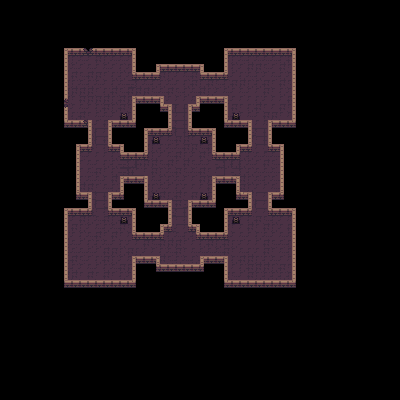

Rendered tile map (Tiled .tmx) drawn with the repository's tilesets; below, a short description and the map source with its tile grids summarised:
An orthogonal 50x50 tile map with 8x8 px tiles, 2 tile layers (Tile Layer 2, Tile Layer 1) and 8 objects (8x Teleporter).

<map version="1.10" tiledversion="1.11.0" orientation="orthogonal" renderorder="right-down" width="50" height="50" tilewidth="8" tileheight="8" infinite="0" nextlayerid="5" nextobjectid="19">
 <tileset firstgid="1" source="topdown.tsx" />
 <objectgroup id="3" name="Object Layer 1">
  <object id="1" name="Teleporter" x="120" y="112" width="8" height="8">
   <properties>
    <property name="OutTileX" type="int" value="19" />
    <property name="OutTileY" type="int" value="17" />
   </properties>
  </object>
  <object id="12" name="Teleporter" x="120" y="216" width="8" height="8">
   <properties>
    <property name="OutTileX" type="int" value="19" />
    <property name="OutTileY" type="int" value="24" />
   </properties>
  </object>
  <object id="13" name="Teleporter" x="152" y="192" width="8" height="8">
   <properties>
    <property name="OutTileX" type="int" value="15" />
    <property name="OutTileY" type="int" value="27" />
   </properties>
  </object>
  <object id="14" name="Teleporter" x="200" y="192" width="8" height="8">
   <properties>
    <property name="OutTileX" type="int" value="29" />
    <property name="OutTileY" type="int" value="27" />
   </properties>
  </object>
  <object id="15" name="Teleporter" x="232" y="216" width="8" height="8">
   <properties>
    <property name="OutTileX" type="int" value="25" />
    <property name="OutTileY" type="int" value="24" />
   </properties>
  </object>
  <object id="16" name="Teleporter" x="232" y="112" width="8" height="8">
   <properties>
    <property name="OutTileX" type="int" value="25" />
    <property name="OutTileY" type="int" value="17" />
   </properties>
  </object>
  <object id="17" name="Teleporter" x="200" y="136" width="8" height="8">
   <properties>
    <property name="OutTileX" type="int" value="29" />
    <property name="OutTileY" type="int" value="14" />
   </properties>
  </object>
  <object id="18" name="Teleporter" x="152" y="136" width="8" height="8">
   <properties>
    <property name="OutTileX" type="int" value="15" />
    <property name="OutTileY" type="int" value="14" />
   </properties>
  </object>
 </objectgroup>
 <layer id="4" name="Tile Layer 2" width="50" height="50">
  <data>[2500 cells, 620 non-empty, 20 distinct tile ids]</data>
 </layer>
 <layer id="1" name="Tile Layer 1" width="50" height="50">
  <data>[2500 cells, 299 non-empty, 19 distinct tile ids]</data>
 </layer>
</map>
